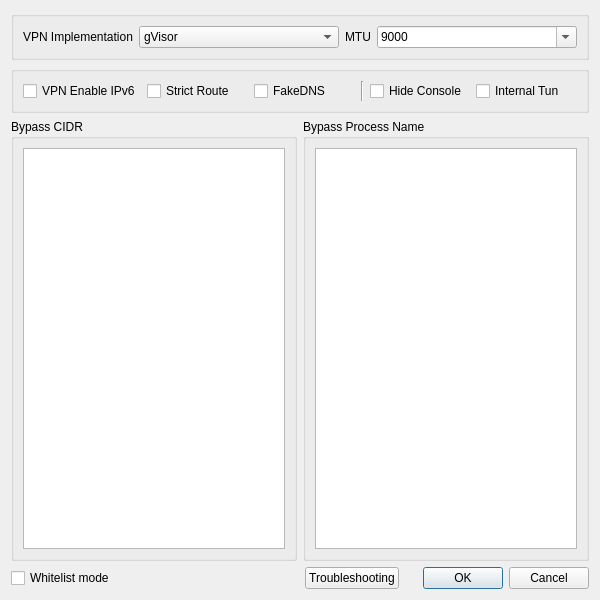
<?xml version="1.0" encoding="UTF-8"?>
<ui version="4.0">
 <class>DialogVPNSettings</class>
 <widget class="QDialog" name="DialogVPNSettings">
  <property name="geometry">
   <rect>
    <x>0</x>
    <y>0</y>
    <width>600</width>
    <height>600</height>
   </rect>
  </property>
  <property name="windowTitle">
   <string>VPN Settings</string>
  </property>
  <layout class="QVBoxLayout" name="verticalLayout">
   <item>
    <widget class="QGroupBox" name="groupBox">
     <property name="sizePolicy">
      <sizepolicy hsizetype="Preferred" vsizetype="Maximum">
       <horstretch>0</horstretch>
       <verstretch>0</verstretch>
      </sizepolicy>
     </property>
     <layout class="QHBoxLayout" name="horizontalLayout_5">
      <item>
       <widget class="QLabel" name="label_4">
        <property name="sizePolicy">
         <sizepolicy hsizetype="Maximum" vsizetype="Preferred">
          <horstretch>0</horstretch>
          <verstretch>0</verstretch>
         </sizepolicy>
        </property>
        <property name="text">
         <string>VPN Implementation</string>
        </property>
       </widget>
      </item>
      <item>
       <widget class="QComboBox" name="vpn_implementation">
        <item>
         <property name="text">
          <string notr="true">gVisor</string>
         </property>
        </item>
        <item>
         <property name="text">
          <string notr="true">System</string>
         </property>
        </item>
       </widget>
      </item>
      <item>
       <widget class="QLabel" name="label_10">
        <property name="sizePolicy">
         <sizepolicy hsizetype="Maximum" vsizetype="Preferred">
          <horstretch>0</horstretch>
          <verstretch>0</verstretch>
         </sizepolicy>
        </property>
        <property name="text">
         <string notr="true">MTU</string>
        </property>
       </widget>
      </item>
      <item>
       <widget class="QComboBox" name="vpn_mtu">
        <property name="editable">
         <bool>true</bool>
        </property>
        <item>
         <property name="text">
          <string notr="true">9000</string>
         </property>
        </item>
        <item>
         <property name="text">
          <string notr="true">1500</string>
         </property>
        </item>
       </widget>
      </item>
     </layout>
    </widget>
   </item>
   <item>
    <widget class="QGroupBox" name="horizontalGroupBox_2">
     <layout class="QHBoxLayout" name="horizontalLayout">
      <item>
       <widget class="QCheckBox" name="vpn_ipv6">
        <property name="text">
         <string>VPN Enable IPv6</string>
        </property>
       </widget>
      </item>
      <item>
       <widget class="QCheckBox" name="strict_route">
        <property name="text">
         <string notr="true">Strict Route</string>
        </property>
       </widget>
      </item>
      <item>
       <widget class="QCheckBox" name="fake_dns">
        <property name="text">
         <string notr="true">FakeDNS</string>
        </property>
       </widget>
      </item>
      <item>
       <widget class="Line" name="line">
        <property name="orientation">
         <enum>Qt::Vertical</enum>
        </property>
       </widget>
      </item>
      <item>
       <widget class="QCheckBox" name="hide_console">
        <property name="text">
         <string>Hide Console</string>
        </property>
       </widget>
      </item>
      <item>
       <widget class="QCheckBox" name="single_core">
        <property name="toolTip">
         <string>Add a tun inbound to the profile startup, instead of using two processes.
This needs to be run NekoBox with administrator privileges.</string>
        </property>
        <property name="text">
         <string>Internal Tun</string>
        </property>
       </widget>
      </item>
     </layout>
    </widget>
   </item>
   <item>
    <layout class="QHBoxLayout" name="horizontalLayout_2">
     <item>
      <widget class="QGroupBox" name="gb_cidr">
       <property name="title">
        <string>Bypass CIDR</string>
       </property>
       <layout class="QVBoxLayout" name="verticalLayout_2">
        <item>
         <widget class="QTextEdit" name="vpn_rule_cidr"/>
        </item>
       </layout>
      </widget>
     </item>
     <item>
      <widget class="QGroupBox" name="gb_process_name">
       <property name="title">
        <string>Bypass Process Name</string>
       </property>
       <layout class="QVBoxLayout" name="verticalLayout_4">
        <item>
         <widget class="QTextEdit" name="vpn_rule_process"/>
        </item>
       </layout>
      </widget>
     </item>
    </layout>
   </item>
   <item>
    <layout class="QHBoxLayout" name="horizontalLayout_3">
     <item>
      <widget class="QCheckBox" name="whitelist_mode">
       <property name="toolTip">
        <string>Whether blacklisted or whitelisted, your traffic will be handled by nekobox_core (sing-tun). This is NOT equal to &quot;process mode&quot; of some software.</string>
       </property>
       <property name="text">
        <string>Whitelist mode</string>
       </property>
      </widget>
     </item>
     <item>
      <spacer name="horizontalSpacer">
       <property name="orientation">
        <enum>Qt::Horizontal</enum>
       </property>
       <property name="sizeHint" stdset="0">
        <size>
         <width>40</width>
         <height>20</height>
        </size>
       </property>
      </spacer>
     </item>
     <item>
      <widget class="QPushButton" name="troubleshooting">
       <property name="text">
        <string>Troubleshooting</string>
       </property>
      </widget>
     </item>
     <item>
      <widget class="QDialogButtonBox" name="buttonBox">
       <property name="standardButtons">
        <set>QDialogButtonBox::Cancel|QDialogButtonBox::Ok</set>
       </property>
      </widget>
     </item>
    </layout>
   </item>
  </layout>
 </widget>
 <tabstops>
  <tabstop>vpn_implementation</tabstop>
  <tabstop>vpn_mtu</tabstop>
  <tabstop>vpn_ipv6</tabstop>
  <tabstop>strict_route</tabstop>
  <tabstop>fake_dns</tabstop>
  <tabstop>hide_console</tabstop>
  <tabstop>single_core</tabstop>
  <tabstop>vpn_rule_cidr</tabstop>
  <tabstop>vpn_rule_process</tabstop>
  <tabstop>whitelist_mode</tabstop>
  <tabstop>troubleshooting</tabstop>
 </tabstops>
 <resources/>
 <connections>
  <connection>
   <sender>buttonBox</sender>
   <signal>accepted()</signal>
   <receiver>DialogVPNSettings</receiver>
   <slot>accept()</slot>
   <hints>
    <hint type="sourcelabel">
     <x>399</x>
     <y>575</y>
    </hint>
    <hint type="destinationlabel">
     <x>399</x>
     <y>299</y>
    </hint>
   </hints>
  </connection>
  <connection>
   <sender>buttonBox</sender>
   <signal>rejected()</signal>
   <receiver>DialogVPNSettings</receiver>
   <slot>reject()</slot>
   <hints>
    <hint type="sourcelabel">
     <x>399</x>
     <y>575</y>
    </hint>
    <hint type="destinationlabel">
     <x>399</x>
     <y>299</y>
    </hint>
   </hints>
  </connection>
 </connections>
</ui>
